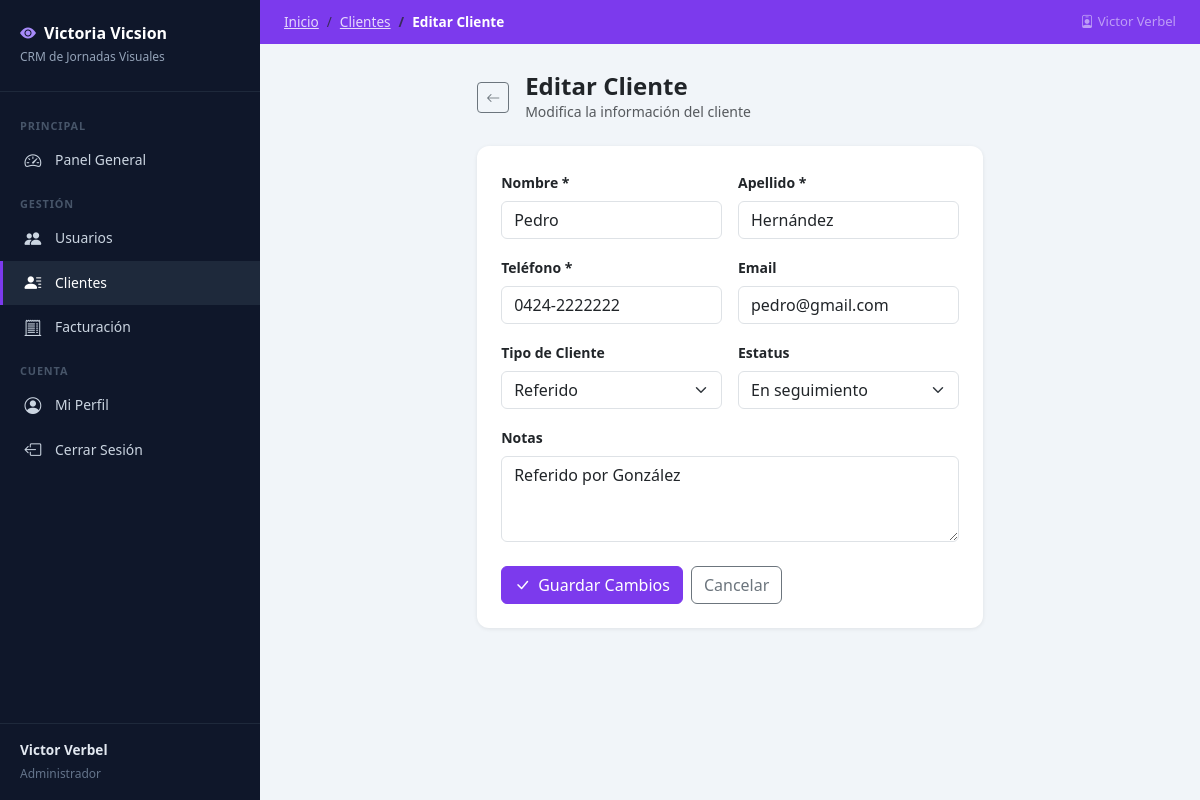
Screenshot of /clientes/editar/2 (signed in) with the database file from the repository.
### tables this page shows
CREATE TABLE clients (
        id INTEGER PRIMARY KEY,
        nombre TEXT,
        apellido TEXT,
        telefono TEXT,
        email TEXT,
        tipo TEXT,
        estatus TEXT DEFAULT 'Nuevo',
        asesor TEXT,
        asesor_nombre TEXT,
        notas TEXT,
        created_at TEXT DEFAULT CURRENT_TIMESTAMP
    );

### crm_v3_clean/app.py (the view, shortened to what this page needs)
@app.route('/clientes/editar/<int:cid>', methods=['GET', 'POST'])
def editar_cliente(cid):
    if 'user' not in session:
        return redirect('/')
    conn = db()
    c = conn.cursor()
    if session['role'] != 'admin':
        c.execute('SELECT * FROM clients WHERE id=? AND asesor=?', (cid, session['user']))
    else:
        c.execute('SELECT * FROM clients WHERE id=?', (cid,))
    client = c.fetchone()
    if not client:
        conn.close()
        return redirect('/clientes')
    conn.close()
    return render_template('cliente_form.html', client=client, nombre=session['nombre'], role=session['role'])

### crm_v3_clean/app.py (called while the page is built)
def db():
    conn = sqlite3.connect('database.db')
    conn.row_factory = sqlite3.Row
    return conn

### crm_v3_clean/templates/cliente_form.html
{% extends "base.html" %}
{% block breadcrumb %}
  <li class="breadcrumb-item"><a href="/clientes">Clientes</a></li>
  <li class="breadcrumb-item active">{% if client %}Editar{% else %}Nuevo{% endif %} Cliente</li>
{% endblock %}
{% block content %}
<div class="row justify-content-center">
  <div class="col-lg-7">
    <div class="d-flex align-items-center gap-3 mb-4">
      <a href="/clientes" class="btn btn-sm btn-outline-secondary"><i class="bi bi-arrow-left"></i></a>
      <div>
        <h4 class="fw-bold mb-0">{% if client %}Editar Cliente{% else %}Registrar Nuevo Cliente{% endif %}</h4>
        <p class="text-muted small mb-0">{% if client %}Modifica la información del cliente{% else %}Completa los datos del nuevo cliente{% endif %}</p>
      </div>
    </div>
    <div class="card stat-card">
      <div class="card-body p-4">
        <form method="post">
          <div class="row g-3">
            <div class="col-md-6">
              <label class="form-label small fw-semibold">Nombre *</label>
              <input class="form-control" name="nombre" value="{{ client['nombre'] if client else '' }}" placeholder="Nombre" required>
            </div>
            <div class="col-md-6">
              <label class="form-label small fw-semibold">Apellido *</label>
              <input class="form-control" name="apellido" value="{{ client['apellido'] if client else '' }}" placeholder="Apellido" required>
            </div>
            <div class="col-md-6">
              <label class="form-label small fw-semibold">Teléfono *</label>
              <input class="form-control" name="telefono" value="{{ client['telefono'] if client else '' }}" placeholder="0414-0000000" required>
            </div>
            <div class="col-md-6">
              <label class="form-label small fw-semibold">Email</label>
              <input class="form-control" type="email" name="email" value="{{ client['email'] if client else '' }}" placeholder="correo@ejemplo.com">
            </div>
            <div class="col-md-6">
              <label class="form-label small fw-semibold">Tipo de Cliente</label>
              <select class="form-select" name="tipo">
                {% for t in ['Nuevo','Familiar / comparte número','Referido'] %}
                <option {% if client and client['tipo'] == t %}selected{% endif %}>{{ t }}</option>
                {% endfor %}
              </select>
            </div>
            <div class="col-md-6">
              <label class="form-label small fw-semibold">Estatus</label>
              <select class="form-select" name="estatus">
                {% for s in ['Nuevo','En seguimiento','Interesado','Cerrado','No interesado'] %}
                <option {% if client and client['estatus'] == s %}selected{% endif %}>{{ s }}</option>
                {% endfor %}
              </select>
            </div>
            <div class="col-12">
              <label class="form-label small fw-semibold">Notas</label>
              <textarea class="form-control" name="notas" rows="3" placeholder="Observaciones del cliente...">{{ client['notas'] if client else '' }}</textarea>
            </div>
          </div>
          <div class="d-flex gap-2 mt-4">
            <button type="submit" class="btn btn-primary" style="background:#7c3aed; border-color:#7c3aed;">
              <i class="bi bi-check-lg me-2"></i>{% if client %}Guardar Cambios{% else %}Registrar Cliente{% endif %}
            </button>
            <a href="/clientes" class="btn btn-outline-secondary">Cancelar</a>
          </div>
        </form>
      </div>
    </div>
  </div>
</div>
{% endblock %}

### crm_v3_clean/templates/base.html (style rules this page uses)
:root { --sidebar-bg: #0f172a; --sidebar-hover: #1e293b; --sidebar-active: #7c3aed; --sidebar-width: 260px; --topbar-bg: #7c3aed; }
body { background: #f1f5f9; font-family: 'Segoe UI', sans-serif; }
.topbar .breadcrumb-item, .topbar .breadcrumb-item a { color: rgba(255,255,255,.8); }
.topbar .breadcrumb-item.active { color: #fff; font-weight: 600; }
.stat-card { border: none; border-radius: 12px; box-shadow: 0 1px 4px rgba(0,0,0,.08); }
.stat-card .card-body { padding: 1.25rem 1.5rem; }

### rows the page displays
clients: nombre "Pedro", apellido "Hernández", telefono "0424-2222222", email "pedro@gmail.com", tipo "Referido", estatus "En seguimiento", notas "Referido por González"

### other values shown
{{ session.get('nombre', '') }} "Victor Verbel"
{{ session.get('nombre','') }} "Victor Verbel"
